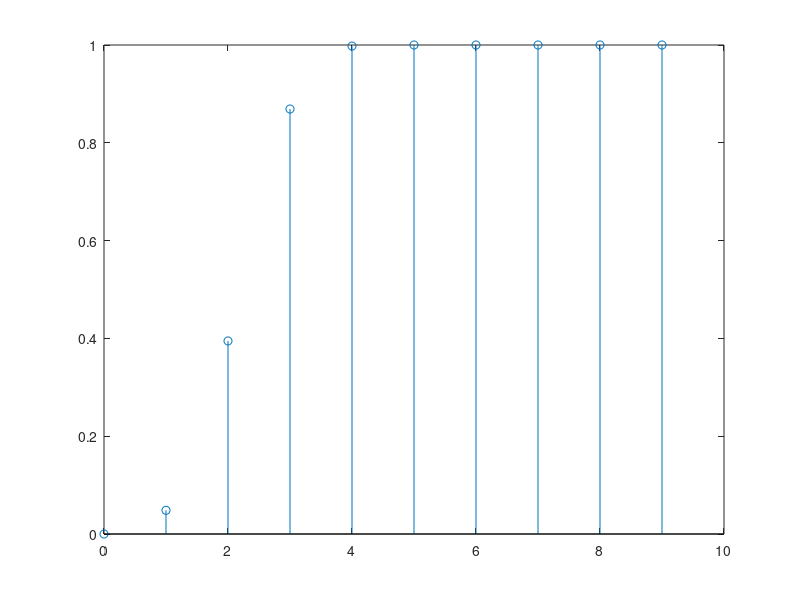

This chart was generated by the following MATLAB code:
%albania
ldw = [0 1 3];

A = zeros(3,3,3,3,3,3);
B = zeros(3,3,3,3,3,3);
C = zeros(3,3,3,3,3,3);
D = zeros(3,3,3,3,3,3);
ii = 0;
for aa = 1:3 %A vs B
    for bb = 1:3 %A vs C
        for cc = 1:3 %A vs D
%             A(aa,bb,cc,:,:,:) = ldw(aa) + ldw(bb) + ldw(cc);
            for dd = 1:3 %B vs C
                for ee = 1:3 %B vs D
%                     if bb==1 && cc==1
%                         B(aa,:,:,dd,ee,:) = ldw(4 - aa) + ldw(dd) + ldw(ee);
%                     end

                    for ff = 1:3 %C vs D
%                         if aa==1 && cc==1 && ee==1
%                             C(:,bb,:,dd,:,ff) = ldw(4 - bb) + ldw(4 - dd) + ldw(ff);
%                         end

%                         if aa==1 && bb==1 && dd==1
%                             D(:,:,cc,:,ee,ff) = ldw(4 - cc) + ldw(4 - ee) + ldw(4 - ff);
%                         end
                        A(aa,bb,cc,dd,ee,ff) = ldw(aa) + ldw(bb) + ldw(cc);
                            C(aa,bb,cc,dd,ee,ff) = ldw(4 - bb) + ldw(4 - dd) + ldw(ff);
                        B(aa,bb,cc,dd,ee,ff) = ldw(4 - aa) + ldw(dd) + ldw(ee);
                            D(aa,bb,cc,dd,ee,ff) = ldw(4 - cc) + ldw(4 - ee) + ldw(4 - ff);
                    end
                end
            end
        end
    end
end

A = A(:);
B = B(:);
C = C(:);
D = D(:);

scores = cat(2,A,B,C,D);

[scores_s,ind] = sort(scores,2,'descend');

b = hist(scores_s(:,3),0:9);

b = b./sum(b);

stem(0:9,b);

for ii = 0:9
    pt = (sum(b(ii+2:end)) + b(ii+1)/2);
    p(ii+1) = 1 - pt.^4*(1-pt) - pt.^5;
end

stem(0:9,p);

probqualas3 = sum(b.*p);